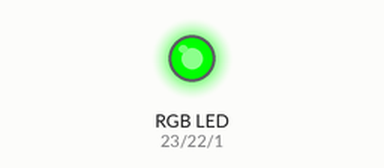
Simulated run of this program. Board: ESP32 board running MicroPython. On the bench: an RGB LED mixed from three pins (HIGH = lit).

Above: at 0.05 s.
At 1.25 s:
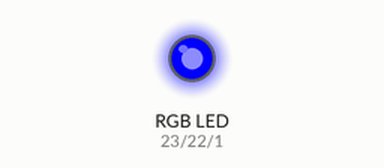
At 2.5 s:
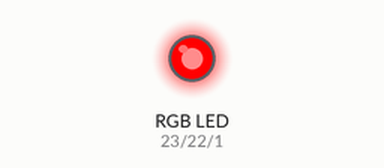
At 3.75 s:
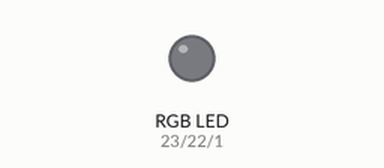
At 5.0 s:
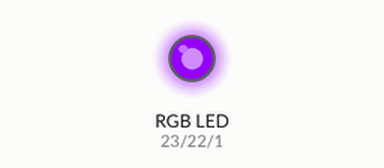
Timing chart, 0 to 6.5 s (numbered marks = the images above):
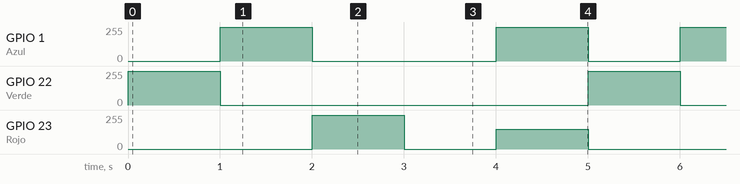

The program:

Clase_8.1__RGB_Basico_.py
```python
#M&V_TECHNOLOGIE

#Clase N°8.1 "RGB"

# Importamos las siguentes librerias
#Machine: es un módulo específico de MicroPython que contiene funciones y clases que permiten obtener acceso directo y
#sin restricciones sobre el hardware del microcontrolador (CPU, pines, temporizadores, ADC,  buses –UART, SPI, I2C, etc.).

# Time: es una librería estándar de MicroPython proporciona un conjunto de funciones para indicar el tiempo que el microcontrolador
#lleva encendido, medir intervalos de tiempo e introducir retardos (esperas) en la ejecución de los programas

from machine import Pin, PWM
import time


frecuencia = 5000
# Declarar variables para los pines
Rojo  = PWM(Pin(23),frecuencia)     #Declaramos que la variable "Rojo" Perteneciente al pin 4 y quedara como salida "OUTPUT"
Verde = PWM(Pin(22),frecuencia)    #Declaramos que la variable "Verde" Perteneciente al pin 14 y quedara como salida "OUTPUT"
Azul  = PWM(Pin(1),frecuencia)     #Declaramos que la variable "Azul" Perteneciente al pin 15 y quedara como salida "OUTPUT"


def colour(G,B,R):

        Rojo.duty (R*4)
        Verde.duty (G*4)
        Azul.duty (B*4)

while True:                #Declaramos el bucle infinito

     colour(255,0,0)     #Verde
     time.sleep(1)       #Colocamos un tiempo de espera de 1 segundo

     colour(0,255,0)     #Azul
     time.sleep(1)       #Colocamos un tiempo de espera de 1 segundo

     colour(0,0,255)     #Rojo
     time.sleep(1)       #Colocamos un tiempo de espera de 1 segundos

     colour(0,0,0)       #Apagado
     time.sleep(1)       #Colocamos un tiempo de espera de 3 segundos

     colour(0,255,148)   #Purpura
     time.sleep(1)       #Colocamos un tiempo de espera de 4 segundos
```

Measured:
- by itself, GPIO 1 (Azul): repeats every 5.0 s: 0/255 2.0 s, 254/255 1.0 s, 0/255 1.0 s, 254/255 1.0 s
- by itself, GPIO 22 (Verde): alternates 254/255 for 1.0 s and 0/255 for 4.0 s
- by itself, GPIO 23 (Rojo): repeats every 5.0 s: 0/255 1.0 s, 148/255 1.0 s, 0/255 2.0 s, 254/255 1.0 s
